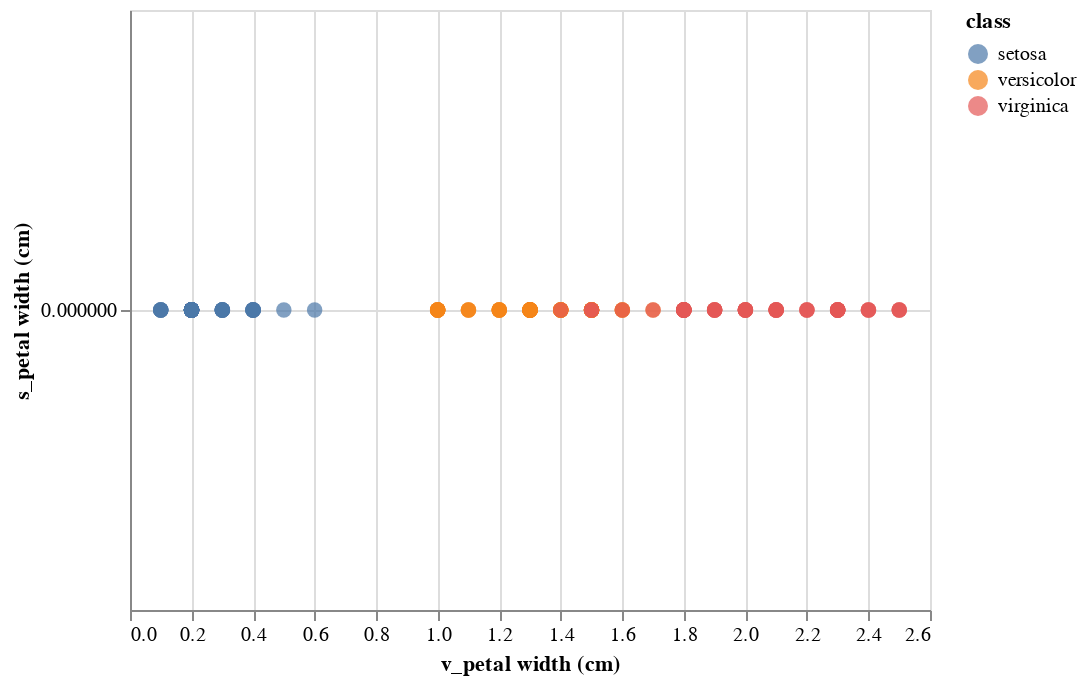

Notebook code cell kept with this figure:
### Code cell
alt.Chart(b_x2).mark_circle(size=60).encode(
    x='v_petal width (cm)',
    y='s_petal width (cm)',
        color='class'
).interactive()

### Figure 1 — Vega-Lite specification as saved in the notebook (floating-point values rounded to 4 significant figures; data arrays with more than 128 entries replaced by an {"elided": "..."} marker saying what was removed)
{"$schema": "https://vega.github.io/schema/vega-lite/v3.3.0.json", "config": {"mark": {"tooltip": null}, "view": {"height": 300, "width": 400}}, "data": {"name": "data-e4c80273f73257dbf9fb5d99ec820c66"}, "datasets": {"data-e4c80273f73257dbf9fb5d99ec820c66": {"elided": "150 records"}}, "encoding": {"color": {"field": "class", "type": "nominal"}, "x": {"field": "v_petal width (cm)", "type": "quantitative"}, "y": {"field": "s_petal width (cm)", "type": "quantitative"}}, "mark": {"size": 60, "type": "circle"}, "selection": {"selector001": {"bind": "scales", "encodings": ["x", "y"], "type": "interval"}}}
